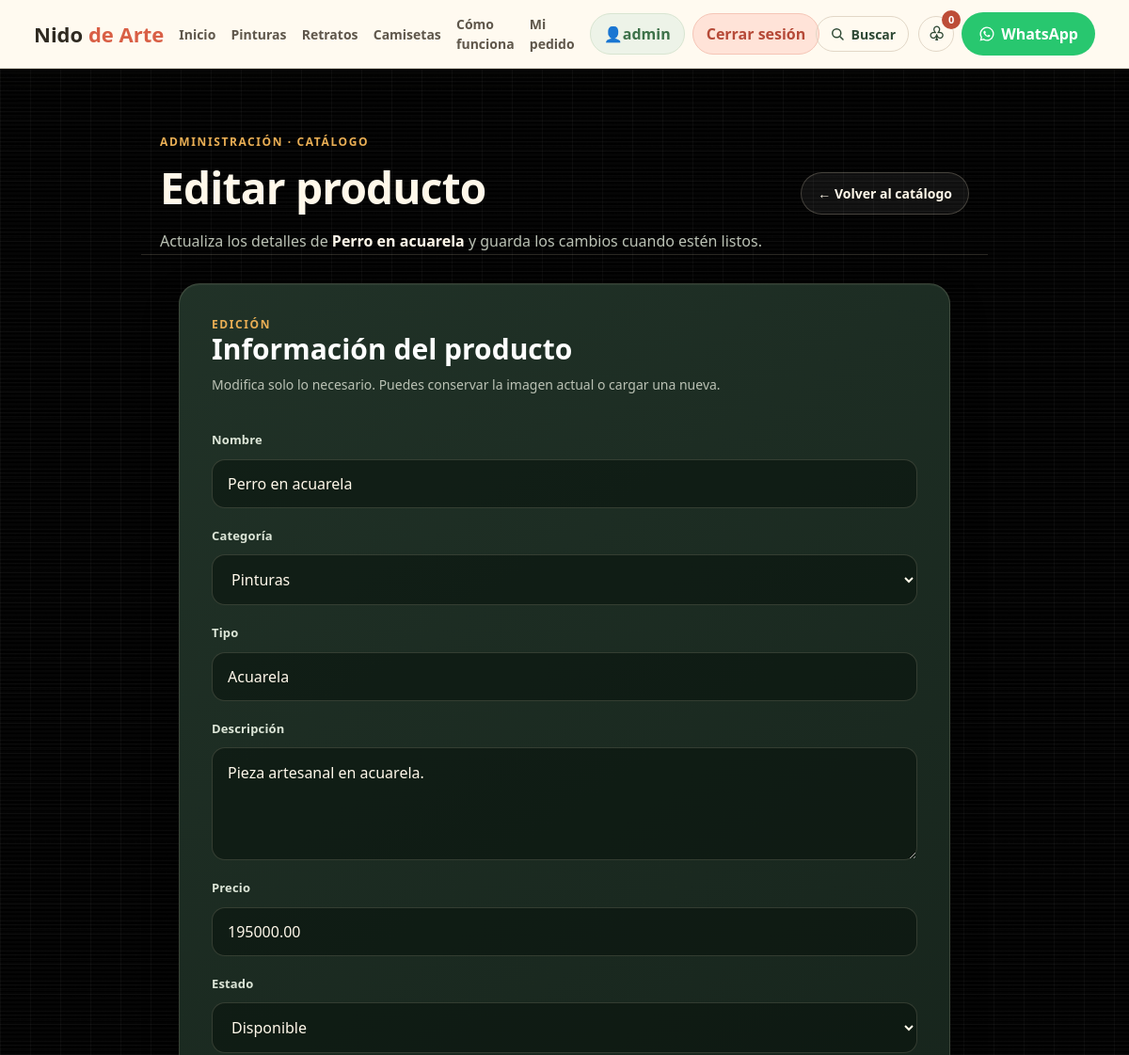
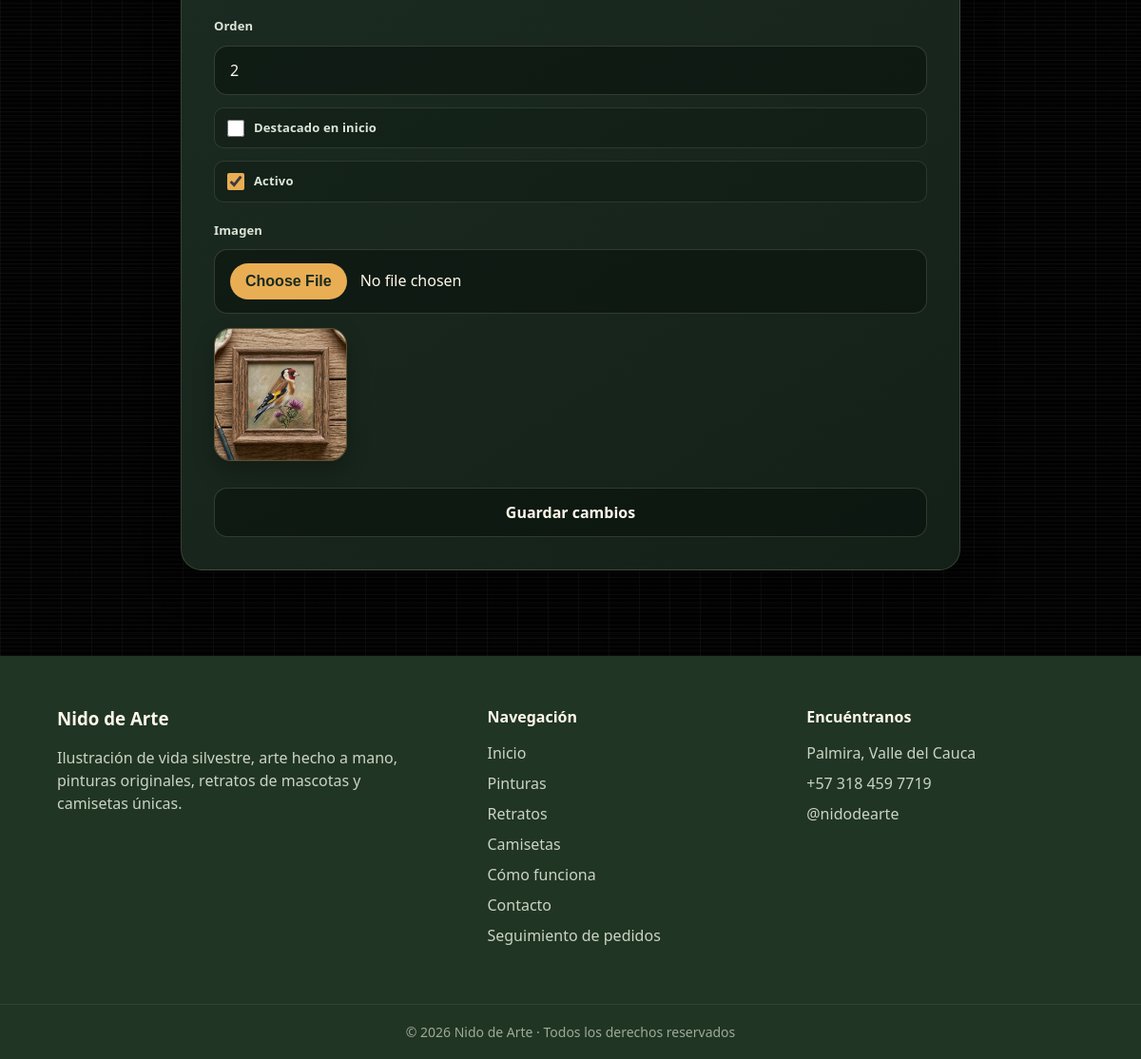
/admin/menu/editar.php?id=2 (signed in), run on the app's committed database (2 pictures, top to bottom).
### tables this page shows
CREATE TABLE IF NOT EXISTS productos (
  id INT AUTO_INCREMENT PRIMARY KEY,
  nombre VARCHAR(120) NOT NULL,
  categoria ENUM('pinturas','retratos','camisetas') NOT NULL,
  tipo VARCHAR(80) NOT NULL,
  descripcion TEXT NULL,
  precio DECIMAL(10,2) NOT NULL DEFAULT 0,
  imagen VARCHAR(255) NOT NULL,
  estado ENUM('disponible','encargo','agotado') NOT NULL DEFAULT 'disponible',
  destacado TINYINT(1) NOT NULL DEFAULT 0,
  activo TINYINT(1) NOT NULL DEFAULT 1,
  orden INT NOT NULL DEFAULT 0,
  fecha_creacion TIMESTAMP DEFAULT CURRENT_TIMESTAMP,
  UNIQUE KEY uq_producto_nombre (nombre)
);

### include/funciones.php (called while the page is built, shortened)
<?php
function entradaTexto(mixed $valor): string {
    return is_scalar($valor) ? trim((string) $valor) : '';
}

### admin/menu/editar.php (the view, shortened to what this page needs)
<?php
require_once __DIR__ . '/../../include/funciones.php';
$db = conectarDB();
$id = (int) entradaTexto($_GET['id']);
$stmt = $db->prepare('SELECT * FROM productos WHERE id = ?');
$stmt->bind_param('i', $id);
$stmt->execute();
$producto = $stmt->get_result()->fetch_assoc();
$nombre = $producto['nombre'];
$descripcion = $producto['descripcion'];
$precio = $producto['precio'];
$categoria = $producto['categoria'];
$tipo = $producto['tipo'];
$estado = $producto['estado'];
$orden = $producto['orden'];
$destacado = (int) $producto['destacado'];
$activo = (int) $producto['activo'];
$rutaImagen = $producto['imagen'];
?>
<section class="container container_admin3 admin-product-page">
    <div class="admin-product-page-header">
        <div>
            <span class="admin-product-eyebrow">Administración · Catálogo</span>
            <h1>Editar producto</h1>
            <p>Actualiza los detalles de <strong><?= htmlspecialchars($nombre) ?></strong> y guarda los cambios cuando estén listos.</p>
        </div>
        <div class="botondeadmin3">
            <a href="<?php echo BASE_URL;?>admin/menu/index.php">← Volver al catálogo</a>
        </div>
    </div>
</section>
<section class="admin-container admin-container-admin admin-product-form-area">
    <main class="admin-card">
        <span class="admin-card-eyebrow">Edición</span>
        <h2>Información del producto</h2>
        <p class="admin-card-intro">Modifica solo lo necesario. Puedes conservar la imagen actual o cargar una nueva.</p>
        <form method="POST" enctype="multipart/form-data" class="admin-form">
            <label for="nombre">Nombre</label>
            <input id="nombre" type="text" name="nombre" value="<?= htmlspecialchars($nombre) ?>">
            <label for="categoria">Categoría</label>
            <select id="categoria" name="categoria">
                <option value="pinturas" <?= $categoria === 'pinturas' ? 'selected' : '' ?>>Pinturas</option>
            </select>
            <label for="tipo">Tipo</label>
            <input id="tipo" type="text" name="tipo" value="<?= htmlspecialchars($tipo) ?>">
            <label for="descripcion">Descripción</label>
            <textarea id="descripcion" name="descripcion"><?= htmlspecialchars((string) $descripcion) ?></textarea>
            <label for="precio">Precio</label>
            <input id="precio" type="number" name="precio" min="1" value="<?= htmlspecialchars((string) $precio) ?>">
            <label for="estado">Estado</label>
            <select id="estado" name="estado">
                <option value="disponible" <?= $estado === 'disponible' ? 'selected' : '' ?>>Disponible</option>
            </select>
            <label for="orden">Orden</label>
            <input id="orden" type="number" name="orden" value="<?= htmlspecialchars((string) $orden) ?>">
            <label><input type="checkbox" name="destacado" <?= $destacado ? 'checked' : '' ?>> Destacado en inicio</label>
            <label><input type="checkbox" name="activo" <?= $activo ? 'checked' : '' ?>> Activo</label>
            <label for="inputImagen">Imagen</label>
            <input id="inputImagen" type="file" name="imagen" accept="image/jpeg, image/png, image/webp, image/avif">
            <img id="previewImagen" src="<?= BASE_URL . ltrim($rutaImagen, '/') ?>?t=<?= time() ?>" alt="Vista previa de <?= htmlspecialchars($nombre) ?>" width="120" style="margin-top:5px;">
            <input type="submit" value="Guardar cambios" class="admin-btn admin-btn-save-product">
        </form>
    </main>
</section>
<?php include '../../include/templates/footer.php'; ?>

### assets/css/base/global.css (style rules this page uses)
html, body { background-color:#050505; background-image: linear-gradient(rgba(255,255,255,.035) 1px, transparent 1px), linear-gradient(90deg, rgba(255,255,255,.035) 1px, transparent 1px), url('../../imagenes/137042075-grid-square-graph-line-full-page-on-black-paper-background-paper-grid-square-graph-line-texture-of.jpg'); background-size:32px 32px; background-attachment:fixed; }
body { color:#fff; line-height:1.5; }
body::before { content:""; position:fixed; inset:0; pointer-events:none; background:radial-gradient(circle at top, rgba(0,208,132,.05), transparent 35%); z-index:-1; }
a { color:inherit; text-decoration:none; transition:.35s; }
img { width:100%; display:block; transition:.5s; }
section { padding:110px 0; }
section h2 { text-align:center; font-size:58px; font-weight:900; margin-bottom:15px; text-shadow:0 0 14px rgba(255,255,255,.2); animation:slideDownSoft 1.2s ease; }
.container { width:90%; max-width:1200px; margin:auto; }

### assets/css/componentes/ui.css (style rules this page uses)
﻿.btn-nav, .admin-productos-btn-create, .admin-productos-btn-regresar, .botondeadmin3 a, .boton { display:inline-flex; align-items:center; justify-content:center; font-weight:800; transition:.35s; }

### assets/css/paginas/admin.css (style rules this page uses)
.admin-product-form-area .admin-card h2 { margin:0 0 10px; font-size:30px; line-height:1.15; text-align:left; text-shadow:none; }

### data on the page
productos: categoria "Pinturas", tipo "Acuarela", descripcion "Pieza artesanal en acuarela.", precio "195000.00", estado "Disponible", orden "2", activo "☑", imagen (picture)

### other printed values
$_SESSION['usuario'] "admin"
$nombre "Perro en acuarela"
